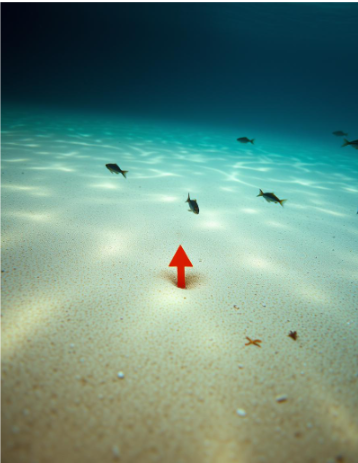
#> input picture arrow.png, 358 x 463 px, found by its file name
$ python erehi.py
#> lines starting #> are read from the running program, lines starting #| are printed output that depends on the picture; after the words box and inside, x2 and y2 are one past the last pixel; in counts of white or black regions, pixels touching at a corner belong together
import cv2 as cv
import numpy as np
img = cv.imread(r'C:\code\arrow.png', 1)
#> img is the input picture: shape (463, 358, 3); mean B, G, R 127.4, 141.5, 106.2
cv.imshow('image',img)
hsv = cv.cvtColor(img,cv.COLOR_BGR2HSV)
#> hsv: shape (463, 358, 3); mean H, S, V 68.2, 117.8, 146.5
lp1 = np.array([0, 100, 100])
up1 = np.array([10, 255, 255])
lp2 = np.array([160, 100, 100])
up2 = np.array([179, 255, 255])
mask1 = cv.inRange(hsv, lp1, up1)
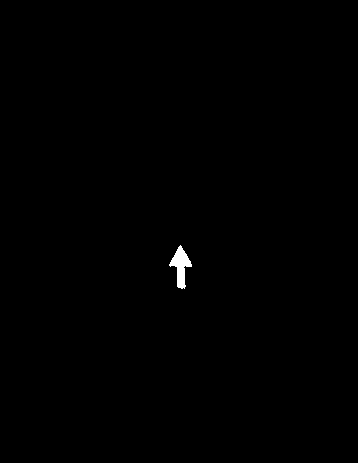
#> mask1: shape (463, 358); 0.28% white; 1 white region
mask2 = cv.inRange(hsv, lp2, up2)
#> mask2: shape (463, 358); every value is 0
mask = cv.bitwise_or(mask1, mask2)
masked = cv.bitwise_and(img, img, mask=mask)
cv.imshow('works',masked)
# [6 lines of commented-out code are left out]
contours , hierarchy = cv.findContours(mask, cv.RETR_LIST, cv.CHAIN_APPROX_SIMPLE)
#> contours = 1 contour; box (x1, y1, x2, y2) and area: (169, 245, 192, 289) 405
cv.drawContours(img,contours,-1,(0,255,0),2)
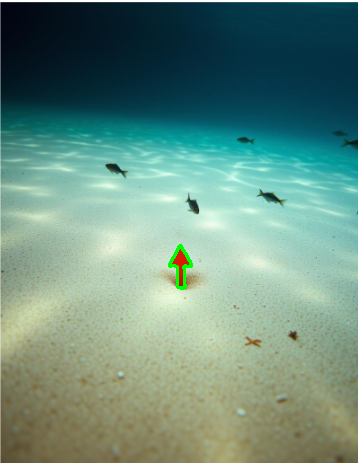
#> img: shape (463, 358, 3); 0.23% of pixels changed, all inside (x1, y1, x2, y2) = (168, 244, 193, 290)
cv.imshow('drew',img)
print(f"{len(contours)} contours found")
#| 1 contours found
cv.waitKey(0)
cv.destroyAllWindows
